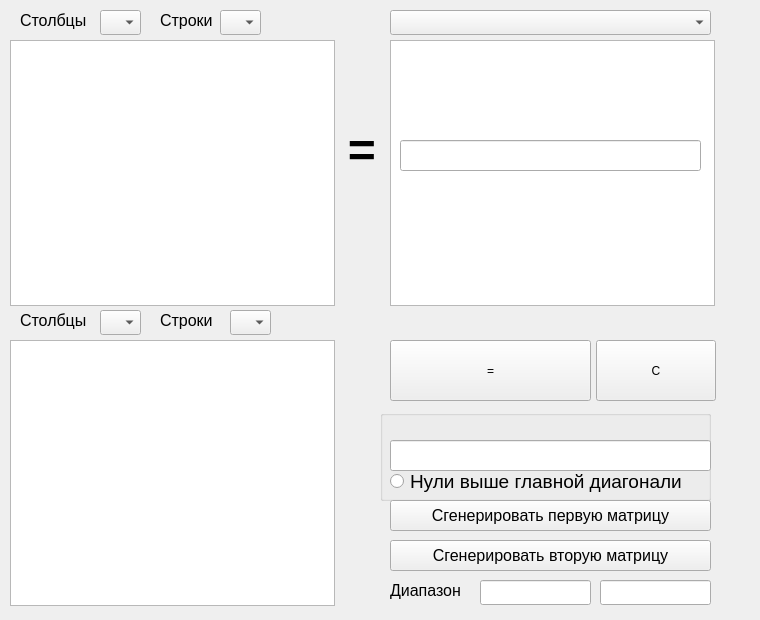
    <widget class="QWidget" name="page_2">
     <widget class="QTableWidget" name="tableWidget_matrix_1">
      <property name="geometry">
       <rect>
        <x>10</x>
        <y>40</y>
        <width>325</width>
        <height>266</height>
       </rect>
      </property>
      <property name="editTriggers">
       <set>QAbstractItemView::AnyKeyPressed|QAbstractItemView::DoubleClicked|QAbstractItemView::EditKeyPressed</set>
      </property>
      <property name="rowCount">
       <number>0</number>
      </property>
      <property name="columnCount">
       <number>0</number>
      </property>
      <attribute name="horizontalHeaderVisible">
       <bool>false</bool>
      </attribute>
      <attribute name="horizontalHeaderCascadingSectionResizes">
       <bool>false</bool>
      </attribute>
      <attribute name="horizontalHeaderDefaultSectionSize">
       <number>45</number>
      </attribute>
      <attribute name="horizontalHeaderHighlightSections">
       <bool>false</bool>
      </attribute>
      <attribute name="horizontalHeaderMinimumSectionSize">
       <number>30</number>
      </attribute>
      <attribute name="verticalHeaderVisible">
       <bool>false</bool>
      </attribute>
      <attribute name="verticalHeaderDefaultSectionSize">
       <number>25</number>
      </attribute>
      <attribute name="verticalHeaderHighlightSections">
       <bool>true</bool>
      </attribute>
      <attribute name="verticalHeaderMinimumSectionSize">
       <number>25</number>
      </attribute>
     </widget>
     <widget class="QPushButton" name="Button_result_martix">
      <property name="geometry">
       <rect>
        <x>390</x>
        <y>340</y>
        <width>201</width>
        <height>61</height>
       </rect>
      </property>
      <property name="sizePolicy">
       <sizepolicy hsizetype="Preferred" vsizetype="Preferred">
        <horstretch>0</horstretch>
        <verstretch>0</verstretch>
       </sizepolicy>
      </property>
      <property name="styleSheet">
       <string notr="true">font: 75 20pt &quot;Noto Sans&quot;;</string>
      </property>
      <property name="text">
       <string>=</string>
      </property>
     </widget>
     <widget class="QPushButton" name="Button_clean_matrix">
      <property name="geometry">
       <rect>
        <x>596</x>
        <y>340</y>
        <width>120</width>
        <height>61</height>
       </rect>
      </property>
      <property name="sizePolicy">
       <sizepolicy hsizetype="Maximum" vsizetype="Preferred">
        <horstretch>0</horstretch>
        <verstretch>0</verstretch>
       </sizepolicy>
      </property>
      <property name="styleSheet">
       <string notr="true">font: 75 20pt &quot;Noto Sans&quot;;</string>
      </property>
      <property name="text">
       <string>C</string>
      </property>
     </widget>
     <widget class="QComboBox" name="comboBox_matrix_1_collums">
      <property name="geometry">
       <rect>
        <x>100</x>
        <y>10</y>
        <width>41</width>
        <height>25</height>
       </rect>
      </property>
      <property name="editable">
       <bool>false</bool>
      </property>
      <property name="currentIndex">
       <number>-1</number>
      </property>
      <property name="minimumContentsLength">
       <number>0</number>
      </property>
     </widget>
     <widget class="QComboBox" name="comboBox_matrix_1_rows">
      <property name="geometry">
       <rect>
        <x>220</x>
        <y>10</y>
        <width>41</width>
        <height>25</height>
       </rect>
      </property>
      <property name="editable">
       <bool>false</bool>
      </property>
      <property name="currentIndex">
       <number>-1</number>
      </property>
      <property name="maxCount">
       <number>2147483647</number>
      </property>
      <property name="modelColumn">
       <number>0</number>
      </property>
     </widget>
     <widget class="QComboBox" name="comboBox_result">
      <property name="geometry">
       <rect>
        <x>390</x>
        <y>10</y>
        <width>321</width>
        <height>25</height>
       </rect>
      </property>
      <property name="font">
       <font>
        <pointsize>12</pointsize>
       </font>
      </property>
     </widget>
     <widget class="QLabel" name="label_matrix_1_rows">
      <property name="geometry">
       <rect>
        <x>160</x>
        <y>10</y>
        <width>61</width>
        <height>21</height>
       </rect>
      </property>
      <property name="text">
       <string>&lt;html&gt;&lt;head/&gt;&lt;body&gt;&lt;p&gt;&lt;span style=&quot; font-size:12pt;&quot;&gt;Строки&lt;/span&gt;&lt;/p&gt;&lt;/body&gt;&lt;/html&gt;</string>
      </property>
     </widget>
     <widget class="QLabel" name="label_matrix_1_collums">
      <property name="geometry">
       <rect>
        <x>20</x>
        <y>10</y>
        <width>71</width>
        <height>21</height>
       </rect>
      </property>
      <property name="text">
       <string>&lt;html&gt;&lt;head/&gt;&lt;body&gt;&lt;p&gt;&lt;span style=&quot; font-size:12pt;&quot;&gt;Столбцы&lt;/span&gt;&lt;/p&gt;&lt;/body&gt;&lt;/html&gt;</string>
      </property>
     </widget>
     <widget class="QTableWidget" name="tableWidget_matrix_3">
      <property name="geometry">
       <rect>
        <x>390</x>
        <y>40</y>
        <width>325</width>
        <height>266</height>
       </rect>
      </property>
      <property name="editTriggers">
       <set>QAbstractItemView::AnyKeyPressed|QAbstractItemView::DoubleClicked|QAbstractItemView::EditKeyPressed</set>
      </property>
      <property name="rowCount">
       <number>0</number>
      </property>
      <property name="columnCount">
       <number>0</number>
      </property>
      <attribute name="horizontalHeaderVisible">
       <bool>false</bool>
      </attribute>
      <attribute name="horizontalHeaderDefaultSectionSize">
       <number>30</number>
      </attribute>
      <attribute name="horizontalHeaderHighlightSections">
       <bool>true</bool>
      </attribute>
      <attribute name="horizontalHeaderMinimumSectionSize">
       <number>30</number>
      </attribute>
      <attribute name="verticalHeaderVisible">
       <bool>false</bool>
      </attribute>
      <attribute name="verticalHeaderDefaultSectionSize">
       <number>25</number>
      </attribute>
      <attribute name="verticalHeaderMinimumSectionSize">
       <number>25</number>
      </attribute>
     </widget>
     <widget class="QFrame" name="frame_two_matrix">
      <property name="geometry">
       <rect>
        <x>-10</x>
        <y>310</y>
        <width>380</width>
        <height>301</height>
       </rect>
      </property>
      <property name="frameShape">
       <enum>QFrame::NoFrame</enum>
      </property>
      <property name="frameShadow">
       <enum>QFrame::Plain</enum>
      </property>
      <property name="lineWidth">
       <number>0</number>
      </property>
      <widget class="QTableWidget" name="tableWidget_matrix_2">
       <property name="geometry">
        <rect>
         <x>20</x>
         <y>30</y>
         <width>325</width>
         <height>266</height>
        </rect>
       </property>
       <property name="lineWidth">
        <number>0</number>
       </property>
       <property name="editTriggers">
        <set>QAbstractItemView::AnyKeyPressed|QAbstractItemView::DoubleClicked|QAbstractItemView::EditKeyPressed</set>
       </property>
       <property name="rowCount">
        <number>0</number>
       </property>
       <property name="columnCount">
        <number>0</number>
       </property>
       <attribute name="horizontalHeaderVisible">
        <bool>false</bool>
       </attribute>
       <attribute name="horizontalHeaderDefaultSectionSize">
        <number>30</number>
       </attribute>
       <attribute name="horizontalHeaderHighlightSections">
        <bool>true</bool>
       </attribute>
       <attribute name="horizontalHeaderMinimumSectionSize">
        <number>30</number>
       </attribute>
       <attribute name="verticalHeaderVisible">
        <bool>false</bool>
       </attribute>
       <attribute name="verticalHeaderDefaultSectionSize">
        <number>25</number>
       </attribute>
       <attribute name="verticalHeaderMinimumSectionSize">
        <number>25</number>
       </attribute>
      </widget>
      <widget class="QComboBox" name="comboBox_matrix_2_rows">
       <property name="geometry">
        <rect>
         <x>240</x>
         <y>0</y>
         <width>41</width>
         <height>25</height>
        </rect>
       </property>
      </widget>
      <widget class="QLabel" name="label_matrix_2_collums">
       <property name="geometry">
        <rect>
         <x>30</x>
         <y>0</y>
         <width>71</width>
         <height>21</height>
        </rect>
       </property>
       <property name="text">
        <string>&lt;html&gt;&lt;head/&gt;&lt;body&gt;&lt;p&gt;&lt;span style=&quot; font-size:12pt;&quot;&gt;Столбцы&lt;/span&gt;&lt;/p&gt;&lt;/body&gt;&lt;/html&gt;</string>
       </property>
      </widget>
      <widget class="QLabel" name="label_matrix_2_rows">
       <property name="geometry">
        <rect>
         <x>170</x>
         <y>0</y>
         <width>61</width>
         <height>21</height>
        </rect>
       </property>
       <property name="text">
        <string>&lt;html&gt;&lt;head/&gt;&lt;body&gt;&lt;p&gt;&lt;span style=&quot; font-size:12pt;&quot;&gt;Строки&lt;/span&gt;&lt;/p&gt;&lt;/body&gt;&lt;/html&gt;</string>
       </property>
      </widget>
      <widget class="QComboBox" name="comboBox_matrix_2_collums">
       <property name="geometry">
        <rect>
         <x>110</x>
         <y>0</y>
         <width>41</width>
         <height>25</height>
        </rect>
       </property>
      </widget>
     </widget>
     <widget class="QLabel" name="label">
      <property name="geometry">
       <rect>
        <x>335</x>
        <y>120</y>
        <width>54</width>
        <height>61</height>
       </rect>
      </property>
      <property name="text">
       <string>&lt;html&gt;&lt;head/&gt;&lt;body&gt;&lt;p align=&quot;center&quot;&gt;&lt;span style=&quot; font-size:36pt; font-weight:600;&quot;&gt;=&lt;/span&gt;&lt;/p&gt;&lt;/body&gt;&lt;/html&gt;</string>
      </property>
     </widget>
     <widget class="QFrame" name="frame_res">
      <property name="geometry">
       <rect>
        <x>390</x>
        <y>100</y>
        <width>321</width>
        <height>121</height>
       </rect>
      </property>
      <property name="frameShape">
       <enum>QFrame::NoFrame</enum>
      </property>
      <property name="frameShadow">
       <enum>QFrame::Plain</enum>
      </property>
      <property name="lineWidth">
       <number>0</number>
      </property>
      <widget class="QLineEdit" name="lineEdit_result_matrix">
       <property name="geometry">
        <rect>
         <x>10</x>
         <y>40</y>
         <width>301</width>
         <height>31</height>
        </rect>
       </property>
      </widget>
      <widget class="QLabel" name="label_name_res">
       <property name="geometry">
        <rect>
         <x>10</x>
         <y>10</y>
         <width>291</width>
         <height>21</height>
        </rect>
       </property>
       <property name="font">
        <font>
         <pointsize>15</pointsize>
        </font>
       </property>
       <property name="text">
        <string/>
       </property>
      </widget>
     </widget>
     <widget class="QGroupBox" name="groupBox">
      <property name="geometry">
       <rect>
        <x>380</x>
        <y>410</y>
        <width>331</width>
        <height>91</height>
       </rect>
      </property>
      <property name="title">
       <string/>
      </property>
      <property name="flat">
       <bool>false</bool>
      </property>
      <property name="checkable">
       <bool>false</bool>
      </property>
      <property name="checked">
       <bool>false</bool>
      </property>
      <widget class="QRadioButton" name="radio_treagle_down">
       <property name="geometry">
        <rect>
         <x>10</x>
         <y>30</y>
         <width>311</width>
         <height>23</height>
        </rect>
       </property>
       <property name="font">
        <font>
         <pointsize>14</pointsize>
        </font>
       </property>
       <property name="text">
        <string>Нули ниже главной диагонали</string>
       </property>
       <property name="checked">
        <bool>true</bool>
       </property>
      </widget>
      <widget class="QRadioButton" name="radio_treagle_up">
       <property name="geometry">
        <rect>
         <x>10</x>
         <y>60</y>
         <width>311</width>
         <height>23</height>
        </rect>
       </property>
       <property name="font">
        <font>
         <pointsize>14</pointsize>
        </font>
       </property>
       <property name="text">
        <string>Нули выше главной диагонали</string>
       </property>
      </widget>
     </widget>
     <widget class="QFrame" name="frame_enter_number">
      <property name="geometry">
       <rect>
        <x>380</x>
        <y>400</y>
        <width>371</width>
        <height>101</height>
       </rect>
      </property>
      <property name="frameShape">
       <enum>QFrame::NoFrame</enum>
      </property>
      <property name="frameShadow">
       <enum>QFrame::Plain</enum>
      </property>
      <property name="lineWidth">
       <number>0</number>
      </property>
      <widget class="QLineEdit" name="lineEdit_enter_num_matrix">
       <property name="geometry">
        <rect>
         <x>10</x>
         <y>40</y>
         <width>321</width>
         <height>31</height>
        </rect>
       </property>
      </widget>
      <widget class="QLabel" name="label_name_func">
       <property name="geometry">
        <rect>
         <x>10</x>
         <y>10</y>
         <width>291</width>
         <height>21</height>
        </rect>
       </property>
       <property name="font">
        <font>
         <pointsize>15</pointsize>
        </font>
       </property>
       <property name="text">
        <string/>
       </property>
      </widget>
     </widget>
     <widget class="QPushButton" name="pushButton_gen_matrix_1">
      <property name="geometry">
       <rect>
        <x>390</x>
        <y>500</y>
        <width>321</width>
        <height>31</height>
       </rect>
      </property>
      <property name="font">
       <font>
        <pointsize>12</pointsize>
       </font>
      </property>
      <property name="text">
       <string>Сгенерировать первую матрицу</string>
      </property>
     </widget>
     <widget class="QPushButton" name="pushButton_gen_matrix_2">
      <property name="geometry">
       <rect>
        <x>390</x>
        <y>540</y>
        <width>321</width>
        <height>31</height>
       </rect>
      </property>
      <property name="font">
       <font>
        <pointsize>12</pointsize>
       </font>
      </property>
      <property name="text">
       <string>Сгенерировать вторую матрицу</string>
      </property>
     </widget>
     <widget class="QLineEdit" name="lineEdit_range1">
      <property name="geometry">
       <rect>
        <x>480</x>
        <y>580</y>
        <width>111</width>
        <height>25</height>
       </rect>
      </property>
     </widget>
     <widget class="QLineEdit" name="lineEdit_range2">
      <property name="geometry">
       <rect>
        <x>600</x>
        <y>580</y>
        <width>111</width>
        <height>25</height>
       </rect>
      </property>
     </widget>
     <widget class="QLabel" name="label_3">
      <property name="geometry">
       <rect>
        <x>390</x>
        <y>580</y>
        <width>81</width>
        <height>21</height>
       </rect>
      </property>
      <property name="font">
       <font>
        <pointsize>12</pointsize>
       </font>
      </property>
      <property name="text">
       <string>Диапазон</string>
      </property>
     </widget>
    </widget>
